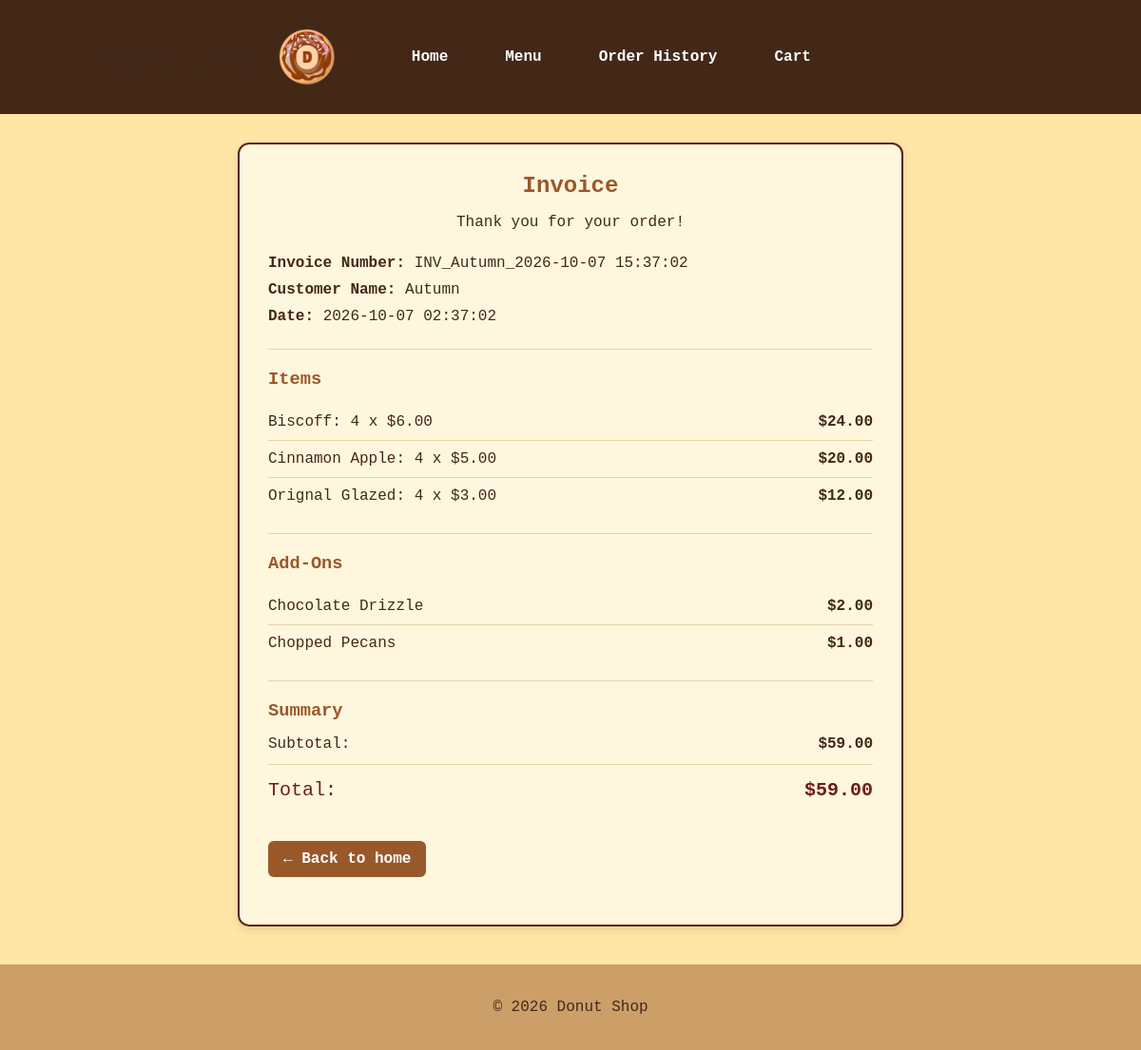
Page /view_invoice/2 on the committed database.
### tables this page shows
CREATE TABLE orders (
                order_id INTEGER PRIMARY KEY AUTOINCREMENT,
                invoice_number TEXT,
                customer_name TEXT,
                items TEXT,
                addons TEXT,
                total REAL,
                date TIMESTAMP DEFAULT CURRENT_TIMESTAMP
            );

### app.py (the view)
@app.route('/view_invoice/<int:order_id>')
def view_invoice(order_id):
    with sqlite3.connect('donut_shop.db') as conn:
        cursor = conn.cursor()
        cursor.execute(
            "SELECT * FROM orders WHERE order_id = ?",
            (order_id,)
        )
        row = cursor.fetchone()
    if row is None:
        flash("Invoice not found.")
        return redirect(url_for('order_history'))
    customer_name = row[2]
    cart = json.loads(row[3])
    selected_addons = json.loads(row[4])
    total = row[5]
    invoice_date = row[6]
    invoice_number = row[1]
    donut_subtotal = sum(
        item['price'] * item['quantity']
        for item in cart.values()
    )
    addon_subtotal = sum(selected_addons.values())
    subtotal = donut_subtotal + addon_subtotal
    discount = subtotal - total
    discount_applied = discount > 0
    return render_template(
        'invoices.html',
        customer_name=customer_name,
        cart=cart,
        selected_addons=selected_addons,
        total=total,
        donut_subtotal=donut_subtotal,
        addon_subtotal=addon_subtotal,
        invoice_date=invoice_date,
        invoice_number=invoice_number,
        discount_applied=discount_applied,
        subtotal=subtotal,
        discount=discount
    )

### templates/invoices.html (shortened to what this page needs)
{% extends "base.html" %}
{% block content %}
<div class="invoice-card">
    <h2>Invoice</h2>
    <p class="invoice-thank-you">Thank you for your order!</p>
    <div class="invoice-details">
        <p><strong>Invoice Number:</strong> {{ invoice_number }}</p>
        <p><strong>Customer Name:</strong> {{ customer_name }}</p>
        <p><strong>Date:</strong> {{ invoice_date }}</p>
    </div>
    <div class="invoice-section">
        <h3>Items</h3>
        {% if cart %}
            <ul class="invoice-list">
                {% for item, details in cart.items() %}
                    <li>
                        <span>{{ item }}: {{ details['quantity'] }} x ${{ '%.2f' % details['price'] }}</span>
                        <strong>${{ '%.2f' % (details['quantity'] * details['price']) }}</strong>
                    </li>
                {% endfor %}
            </ul>
        {% else %}
            <p>No items in this order.</p>
        {% endif %}
    </div>
    <div class="invoice-section">
        <h3>Add-Ons</h3>
        {% if selected_addons %}
            <ul class="invoice-list">
                {% for addon, price in selected_addons.items() %}
                    <li>
                        <span>{{ addon }}</span>
                        <strong>${{ '%.2f' % price }}</strong>
                    </li>
                {% endfor %}
            </ul>
        {% else %}
            <p>No add-ons selected.</p>
        {% endif %}
    </div>
    <div class="invoice-section invoice-summary">
        <h3>Summary</h3>
        <p>
            <span>Subtotal:</span>
            <strong>${{ '%.2f' % subtotal }}</strong>
        </p>
        <p class="invoice-total">
            <span>Total:</span>
            <strong>${{ '%.2f' % total }}</strong>
        </p>
    </div>
    <a href="{{ url_for('index') }}" class="back-button">← Back to home</a>
</div>
{% endblock %}

### static/css/style.css (style rules this page uses)
body { font-family: Consolas, monospace; margin: 0; background-color: #FFE6A7; color: #432818; }
h2, h3 { color: #99582A; }
ul { padding-left: 20px; }
li { margin-bottom: 8px; }
h2 { margin-top: 30px; }
a { color: #6F1D1B; }
.back-button { display: inline-block; margin: 10px 0 20px; padding: 10px 16px; background-color: #99582A; color: #FFFFFF; text-decoration: none; border-radius: 6px; font-weight: bold; }
.invoice-card { max-width: 700px; margin: 30px auto; padding: 30px; background-color: #FFF6DE; border: 2px solid #59231A; border-radius: 12px; box-shadow: 0 4px 10px rgba(67, 40, 24, 0.12); box-sizing: border-box; }
.invoice-card h2 { margin-top: 0; margin-bottom: 10px; text-align: center; }
.invoice-thank-you { text-align: center; margin-bottom: 25px; }
.invoice-details { padding-bottom: 15px; border-bottom: 1px solid #E6D2A8; }
.invoice-details p { margin: 10px 0; overflow-wrap: anywhere; }
.invoice-section { padding: 20px 0; border-bottom: 1px solid #E6D2A8; }
.invoice-section h3 { margin-top: 0; margin-bottom: 15px; }
.invoice-list { list-style: none; padding: 0; margin: 0; }
.invoice-list li { display: flex; justify-content: space-between; align-items: flex-start; gap: 15px; padding: 10px 0; margin: 0; border-bottom: 1px solid #E6D2A8; }
.invoice-list li:last-child { border-bottom: none; }
.invoice-list li span { overflow-wrap: anywhere; }
.invoice-list li strong { white-space: nowrap; }
.invoice-summary { border-bottom: none; }
.invoice-summary p { display: flex; justify-content: space-between; gap: 15px; margin: 12px 0; }
.invoice-total { padding-top: 15px; border-top: 1px solid #E6D2A8; font-size: 20px; color: #6F1D1B; }
.invoice-card .back-button { margin-top: 10px; }

### rows in the picture
orders: invoice_number "INV_Autumn_2026-10-07 15:37:02", customer_name "Autumn", date "2026-10-07 02:37:02", total "59.00"

### other values in the picture
{{ item }} "Biscoff" "Cinnamon Apple" "Orignal Glazed"
{{ details['quantity'] }} "4" "4" "4"
{{ '%.2f' % details['price'] }} "6.00" "5.00" "3.00"
{{ '%.2f' % (details['quantity'] * details['price']) }} "24.00" "20.00" "12.00"
{{ addon }} "Chocolate Drizzle" "Chopped Pecans"
{{ '%.2f' % price }} "2.00" "1.00"
{{ '%.2f' % subtotal }} "59.00"
